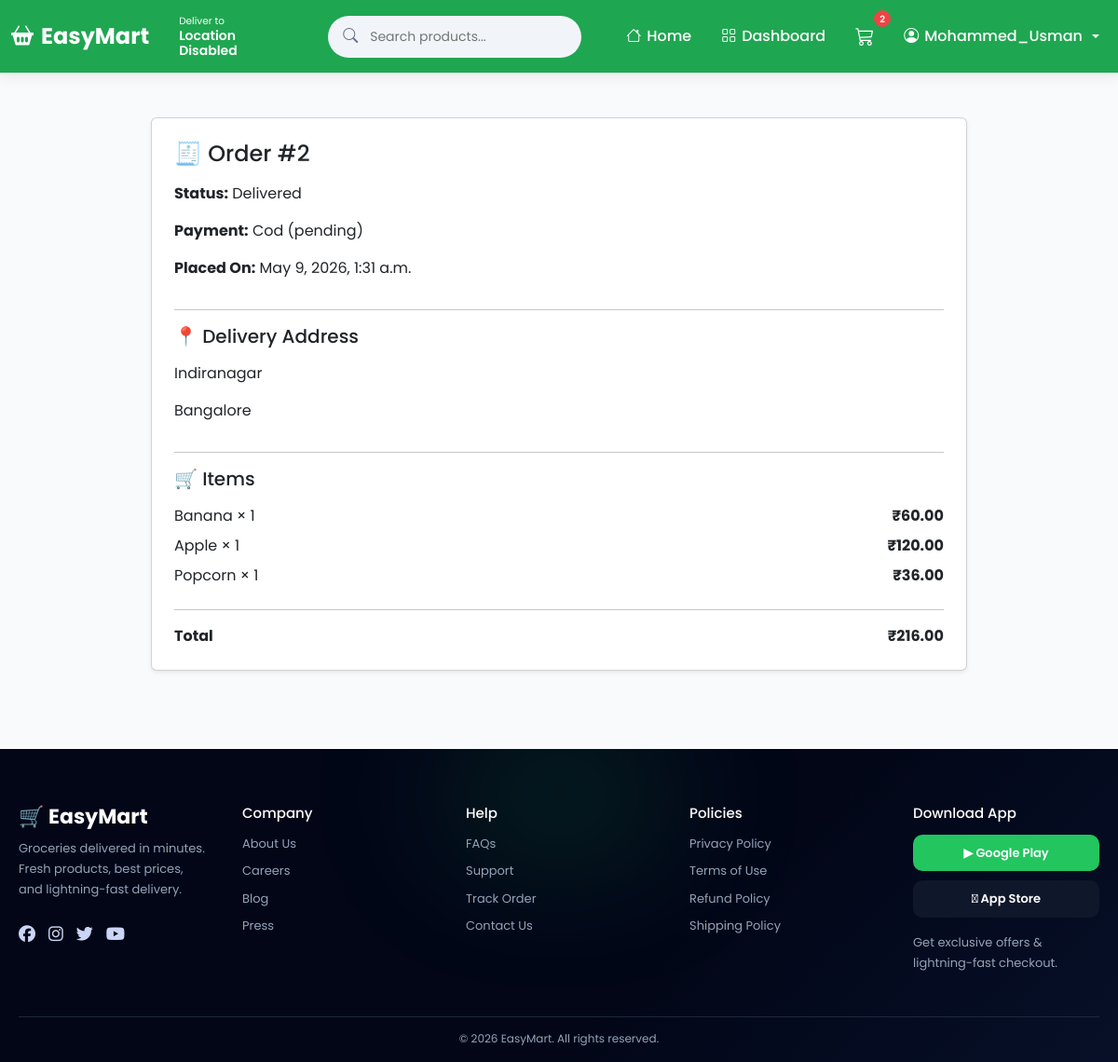
The app's page /orders/detail/2/ (signed in) with its own data.
### accounts/models.py (models this page shows, shortened)
class User(AbstractUser):
    email = models.EmailField(
        unique=True
    )
    phone = models.CharField(
        max_length=15,
        unique=True,
        blank=True,
        null=True
    )
    created_at = models.DateTimeField(
        auto_now_add=True
    )
    updated_at = models.DateTimeField(
        auto_now=True
    )
    USERNAME_FIELD = 'username'
    REQUIRED_FIELDS = ['email']
    class Meta:
        ordering = ['-date_joined']

### orders/models.py (models this page shows, shortened)
class Order(models.Model):
    STATUS_CHOICES = [
        ('pending', 'Pending'),
        ('confirmed', 'Confirmed'),
        ('packed', 'Packed'),
        ('out_for_delivery', 'Out for Delivery'),
        ('delivered', 'Delivered'),
        ('cancelled', 'Cancelled'),
    ]
    PAYMENT_METHOD_CHOICES = [
        ('online', 'Online Payment'),
        ('cod', 'Cash on Delivery'),
    ]
    PAYMENT_STATUS_CHOICES = [
        ('pending', 'Pending'),
        ('paid', 'Paid'),
        ('failed', 'Failed'),
    ]
    user = models.ForeignKey(
        settings.AUTH_USER_MODEL,
        on_delete=models.CASCADE,
        related_name='orders'
    )
    total_price = models.DecimalField(
        max_digits=10,
        decimal_places=2,
        default=Decimal('0.00')
    )
    status = models.CharField(
        max_length=30,
        choices=STATUS_CHOICES,
        default='pending'
    )
    payment_method = models.CharField(
        max_length=20,   # ✅ FIXED (was too small)
        choices=PAYMENT_METHOD_CHOICES,
        default='online'
    )
    payment_status = models.CharField(
        max_length=10,
        choices=PAYMENT_STATUS_CHOICES,
        default='pending'
    )
    address = models.TextField(blank=True, null=True)
    city = models.CharField(max_length=100, blank=True, null=True)
    razorpay_order_id = models.CharField(
        max_length=100,
        blank=True,
        null=True
    )
    razorpay_payment_id = models.CharField(
        max_length=100,
        blank=True,
        null=True
    )
    razorpay_signature = models.CharField(
        max_length=255,
        blank=True,
        null=True
    )
    created_at = models.DateTimeField(auto_now_add=True)
    class Meta:
        ordering = ['-created_at']
        indexes = [
            models.Index(fields=['user', '-created_at']),
            models.Index(fields=['status']),
            models.Index(fields=['payment_status']),
        ]

class OrderItem(models.Model):
    order = models.ForeignKey(
        Order,
        on_delete=models.CASCADE,
        related_name='items'
    )
    product = models.ForeignKey(
        Product,
        on_delete=models.CASCADE,
        related_name='order_items'
    )
    quantity = models.PositiveIntegerField(default=1)
    price = models.DecimalField(
        max_digits=10,
        decimal_places=2,
        default=Decimal('0.00')
    )
    class Meta:
        ordering = ['id']

### products/models.py (models this page shows, shortened)
class Product(models.Model):
    category = models.ForeignKey(
        Category,
        on_delete=models.CASCADE,
        related_name='products'
    )
    name = models.CharField(
        max_length=255
    )
    slug = models.SlugField(
        unique=True,
        blank=True
    )
    description = models.TextField(
        blank=True
    )
    price = models.DecimalField(
        max_digits=10,
        decimal_places=2,
        default=Decimal('0.00')
    )
    discount = models.PositiveIntegerField(
        default=0,
        help_text="Discount percentage (0-100)"
    )
    image = models.ImageField(
        upload_to='products/',
        blank=True,
        null=True
    )
    weight = models.CharField(
        max_length=20,
        default="500g"
    )
    stock = models.PositiveIntegerField(
        default=0
    )
    available = models.BooleanField(
        default=True
    )
    created_at = models.DateTimeField(
        auto_now_add=True
    )
    updated_at = models.DateTimeField(
        auto_now=True
    )
    class Meta:
        ordering = ['-updated_at', '-created_at']
        indexes = [
            models.Index(fields=['id', 'slug']),
            models.Index(fields=['available']),
            models.Index(fields=['category', 'available']),
            models.Index(fields=['-updated_at']),
        ]

### orders/views.py (the view)
# urls.py: path('detail/<int:order_id>/', views.order_detail, name='detail'),
@login_required(login_url='accounts:login')
def order_detail(request, order_id):
    order = get_object_or_404(
        Order,
        id=order_id,
        user=request.user
    )
    items = OrderItem.objects.filter(
        order=order
    ).select_related('product')
    return render(request, 'orders/detail.html', {
        'order': order,
        'items': items
    })

### cart/context_processors.py (called while the page is built)
def cart_count(request):
    if request.user.is_authenticated:
        cart = Cart.objects.filter(user=request.user).first()
        if cart:
            count = CartItem.objects.filter(cart=cart).aggregate(
                total=Sum('quantity')
            )['total'] or 0
        else:
            count = 0
    else:
        cart = request.session.get('guest_cart', {})
        count = sum(cart.values())
    return {
        'cart_count': count
    }

### easymart/context_processors.py (called while the page is built)
def cart_count(request):
    if request.user.is_authenticated:
        cart = Cart.objects.filter(user=request.user).first()
        if cart:
            return {
                'cart_count': CartItem.objects.filter(cart=cart).aggregate(
                    total=Sum('quantity')
                )['total'] or 0
            }
    return {'cart_count': 0}

### templates/orders/detail.html
{% extends 'base.html' %}
{% block content %}
<div class="container mt-4" style="max-width:900px;">
    <div class="card p-4 shadow-sm">
        <h4 class="mb-3">🧾 Order #{{ order.id }}</h4>
        <p><strong>Status:</strong> {{ order.get_status_display }}</p>
        <p><strong>Payment:</strong> {{ order.payment_method|title }} ({{ order.payment_status }})</p>
        <p><strong>Placed On:</strong> {{ order.created_at }}</p>
        <hr>
        <h5 class="mb-3">📍 Delivery Address</h5>
        <p>{{ order.address }}</p>
        <p>{{ order.city }}</p>
        <hr>
        <h5 class="mb-3">🛒 Items</h5>
        {% for item in items %}
        <div class="d-flex justify-content-between mb-2">
            <span>{{ item.product.name }} × {{ item.quantity }}</span>
            <strong>₹{{ item.price }}</strong>
        </div>
        {% endfor %}
        <hr>
        <div class="d-flex justify-content-between">
            <strong>Total</strong>
            <strong>₹{{ order.total_price }}</strong>
        </div>
    </div>
</div>
{% endblock %}

### templates/base.html (shortened to what this page needs)
{% load static %}
<!DOCTYPE html>
<html lang="en">
<head>
    <link href="https://cdn.jsdelivr.net/npm/bootstrap@5.3.0/dist/css/bootstrap.min.css"
          rel="stylesheet">
    <link rel="stylesheet"
          href="https://cdn.jsdelivr.net/npm/bootstrap-icons@1.10.5/font/bootstrap-icons.css">
    <link rel="stylesheet"
          href="https://cdnjs.cloudflare.com/ajax/libs/font-awesome/6.5.1/css/all.min.css">
</head>
<body>
    <nav class="navbar navbar-expand-lg navbar-dark">
        <div class="container d-flex align-items-center gap-3">
            <a class="navbar-brand"
               href="{% url 'products:home' %}">
                <i class="bi bi-basket2-fill"></i>
                EasyMart
            </a>
            <div class="location-box"
                 onclick="detectLocation()">
                <small>Deliver to</small>
                <strong id="location-text">
                </strong>
            </div>
            <form class="search-wrapper mx-4 flex-grow-1"
                  method="GET"
                  action="{% url 'products:home' %}">
                <div class="search-container">
                    <i class="bi bi-search search-icon"></i>
                    <input
                        type="search"
                        name="q"
                        class="search-box"
                        value="{{ search_query|default:'' }}"
                        placeholder="Search products...">
                </div>
            </form>
            <div class="collapse navbar-collapse justify-content-end"
                 id="navBar">
                <ul class="navbar-nav align-items-center gap-lg-3">
                    <li class="nav-item">
                        <a class="nav-link"
                           href="{% url 'products:home' %}">
                            <i class="bi bi-house"></i>
                            Home
                        </a>
                    </li>
                    {% if user.is_authenticated %}
                    <li class="nav-item">
                        <a class="nav-link"
                           href="{% url 'accounts:dashboard' %}">
                            <i class="bi bi-grid"></i>
                            Dashboard
                        </a>
                    </li>
                    {% endif %}
                    <li class="nav-item position-relative">
                        <a href="{% url 'cart:cart_view' %}"
                           class="nav-link position-relative">
                            <i class="bi bi-cart3 fs-5"></i>
                            <span id="cart-count"
                                  class="cart-badge">
                                {{ cart_count|default:0 }}
                            </span>
                        </a>
                    </li>
                    {% if user.is_authenticated %}
                    <li class="nav-item dropdown">
                        <a class="nav-link dropdown-toggle"
                           href="#"
                           role="button"
                           data-bs-toggle="dropdown">
                            <i class="bi bi-person-circle"></i>
                            {{ user.username }}
                        </a>
                    </li>
                    {% endif %}
                </ul>
            </div>
        </div>
    </nav>
    <main class="main-container">
        {% block content %}
        {% endblock %}
    </main>
    <footer class="footer">
        <div class="footer-container">
            <div class="footer-col">
                <h3 class="footer-logo">
                    🛒 EasyMart
                </h3>
                <p>
                    Groceries delivered in minutes.
                    Fresh products, best prices,
                    and lightning-fast delivery.
                </p>
                <div class="footer-socials">
                    <i class="fab fa-facebook"></i>
                    <i class="fab fa-instagram"></i>
                    <i class="fab fa-twitter"></i>
                    <i class="fab fa-youtube"></i>
                </div>
            </div>
            <div class="footer-col">
                <h4>Company</h4>
                <a href="#">About Us</a>
                <a href="#">Careers</a>
                <a href="#">Blog</a>
                <a href="#">Press</a>
            </div>
            <div class="footer-col">
                <h4>Help</h4>
                <a href="#">FAQs</a>
                <a href="#">Support</a>
                <a href="#">Track Order</a>
                <a href="#">Contact Us</a>
            </div>
            <div class="footer-col">
                <h4>Policies</h4>
                <a href="#">Privacy Policy</a>
                <a href="#">Terms of Use</a>
                <a href="#">Refund Policy</a>
                <a href="#">Shipping Policy</a>
            </div>
            <div class="footer-col">
                <h4>Download App</h4>
                <div class="app-buttons">
                    <button class="app-btn play">
                        ▶ Google Play
                    </button>
                    <button class="app-btn apple">
                         App Store
                    </button>
                </div>
                <p class="mt-3 app-text">
                    Get exclusive offers &
                    lightning-fast checkout.
                </p>
            </div>
        </div>
        <div class="footer-bottom">
            © 2026 EasyMart.
            All rights reserved.
        </div>
    </footer>
</body>
</html>

### templates/base.html (style rules this page uses)
* { margin: 0; padding: 0; box-sizing: border-box; }
html { scroll-behavior: smooth; }
body { background: #f8fafc; font-family: 'Poppins', sans-serif; overflow-x: hidden; min-height: 100vh; display: flex; flex-direction: column; }
a { text-decoration: none; }
.navbar { background: rgba(22, 163, 74, 0.96); backdrop-filter: blur(10px); position: sticky; top: 0; z-index: 1050; padding: 12px 0; box-shadow: 0 4px 15px rgba(0, 0, 0, 0.08); min-height: 78px; }
.navbar .container { max-width: 1320px; }
.navbar-brand { color: white !important; font-weight: 700; font-size: 24px; display: flex; align-items: center; gap: 8px; }
.nav-link { color: white !important; font-weight: 500; transition: 0.3s ease; display: flex; align-items: center; gap: 6px; }
.location-box { color: white; font-size: 12px; cursor: pointer; min-width: 120px; line-height: 1.2; }
.location-box strong { display: block; font-size: 14px; font-weight: 600; }
.search-wrapper { display: flex; justify-content: center; width: 100%; }
.search-container { position: relative; width: 100%; max-width: 550px; }
.search-box { width: 100%; border-radius: 30px; padding: 12px 20px 12px 45px; border: none; outline: none; background: #f1f5f9; transition: 0.3s ease; font-size: 14px; }
.search-icon { position: absolute; top: 50%; left: 16px; transform: translateY(-50%); color: #64748b; z-index: 2; }
.cart-badge { position: absolute; top: -5px; right: -10px; background: #ef4444; color: white; font-size: 10px; min-width: 18px; height: 18px; border-radius: 50%; display: flex; align-items: center; justify-content: center; font-weight: 600; }
.main-container { width: 100%; max-width: 1300px; margin: auto; padding: 24px 15px; flex: 1; }
.footer { background: linear-gradient( 135deg, #020617, #020617 60%, #071028 ); color: #cbd5f5; padding: 60px 20px 16px; margin-top: 60px; position: relative; overflow: hidden; }
.footer::before { content: ""; position: absolute; top: -50px; left: 50%; transform: translateX(-50%); width: 500px; height: 200px; background: radial-gradient( circle, rgba(34, 197, 94, 0.15), transparent 70% ); filter: blur(60px); }
.footer-container { max-width: 1200px; margin: auto; display: grid; grid-template-columns: repeat(auto-fit, minmax(180px, 1fr)); gap: 40px; position: relative; z-index: 2; }
.footer-col { display: flex; flex-direction: column; }
.footer-logo { color: white; margin-bottom: 10px; font-size: 22px; font-weight: 700; }
.footer-col p { font-size: 13px; color: #94a3b8; line-height: 1.7; }
.footer-col h4 { color: white; margin-bottom: 14px; font-size: 15px; }
.footer-col a { color: #94a3b8; margin-bottom: 10px; font-size: 13px; transition: 0.3s ease; }
.footer-socials { display: flex; gap: 14px; margin-top: 12px; font-size: 18px; }
.footer-socials i { cursor: pointer; transition: 0.3s ease; }
.app-buttons { display: flex; flex-direction: column; gap: 10px; }
.app-btn { border: none; padding: 10px 14px; border-radius: 10px; font-size: 13px; cursor: pointer; transition: 0.3s ease; font-weight: 600; }
.app-btn.play { background: #22c55e; color: white; }
.app-btn.apple { background: #0f172a; color: white; }
.footer-bottom { text-align: center; margin-top: 30px; padding-top: 14px; border-top: 1px solid #1e293b; font-size: 12px; color: #94a3b8; }

### records on screen
User: username "Mohammed_Usman"
Order: id "2", status "Delivered", payment_method "Cod", payment_status "pending", created_at "May 9, 2026, 1:31 a.m.", address "Indiranagar", city "Bangalore", total_price "216.00"
OrderItem: product.name "Banana", quantity "1", price "60.00"
OrderItem: product.name "Apple", quantity "1", price "120.00"
OrderItem: product.name "Popcorn", quantity "1", price "36.00"

### other values on screen
{{ cart_count|default:0 }} "2"
